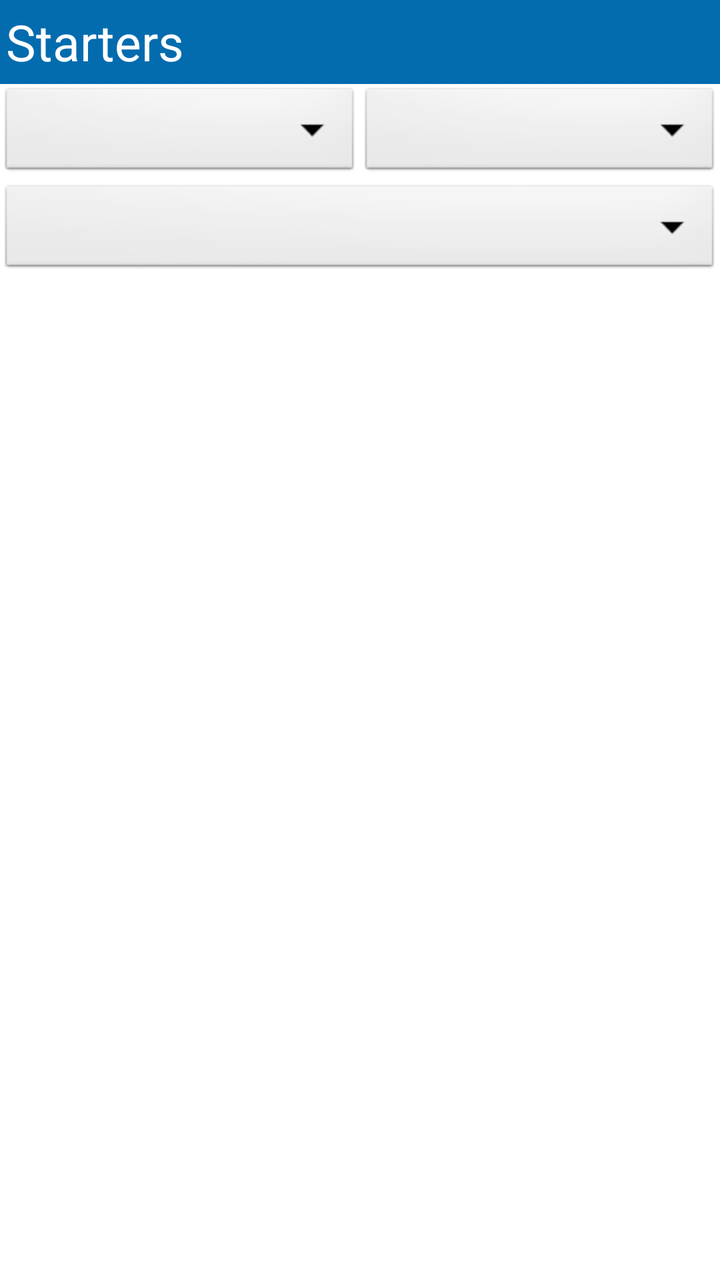
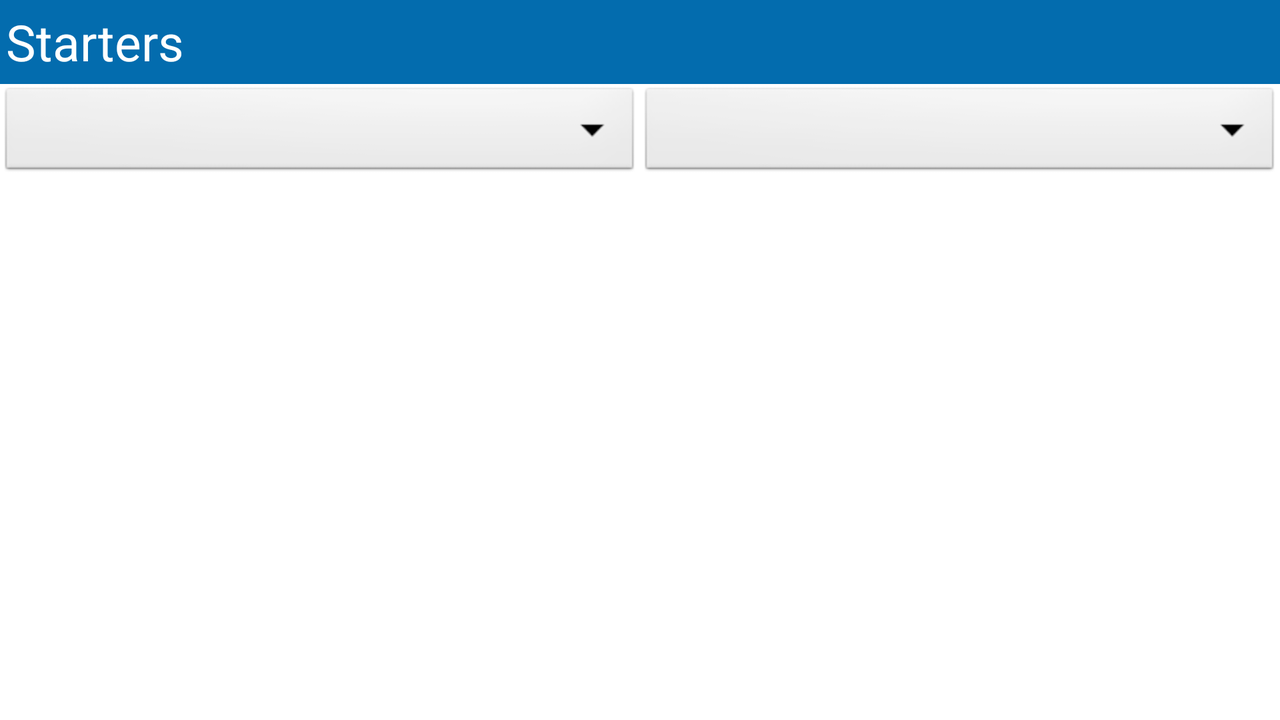

Compare how this app lays out the same screen by default and in its alternative resource folder. The renders come first, then the two layout files and the values they reference.
<!-- AndroidManifest.xml: application theme android:Theme.Light.NoTitleBar -->
<!-- res/layout/starters.xml -->
<?xml version="1.0" encoding="utf-8"?>
<RelativeLayout xmlns:android="http://schemas.android.com/apk/res/android"
    android:layout_width="fill_parent"
    android:layout_height="fill_parent" >

    <RelativeLayout
        android:id="@+id/rl_start_layout1"
        style="@style/titlebar" >

        <TextView
            style="@style/title"
            android:text="@string/starters" />

        <ProgressBar
            android:id="@+id/pb_start_bar1"
            style="@style/progressbar" />
    </RelativeLayout>

    <LinearLayout
        android:id="@+id/ll_start_layout2"
        android:layout_width="fill_parent"
        android:layout_height="wrap_content"
        android:layout_alignParentLeft="true"
        android:layout_below="@+id/rl_start_layout1" >

        <Spinner
            android:id="@+id/spi_start_year"
            android:layout_width="match_parent"
            android:layout_height="wrap_content"
            android:layout_weight="1"
            android:drawSelectorOnTop="true" />

        <Spinner
            android:id="@+id/spi_start_gameday"
            android:layout_width="match_parent"
            android:layout_height="wrap_content"
            android:layout_weight="1"
            android:drawSelectorOnTop="true" />
    </LinearLayout>

    <Spinner
        android:id="@+id/spi_start_team"
        android:layout_width="fill_parent"
        android:layout_height="wrap_content"
        android:layout_below="@+id/ll_start_layout2"
        android:drawSelectorOnTop="true" />

    <ScrollView
        android:id="@+id/sv_start_view1"
        android:layout_width="fill_parent"
        android:layout_height="wrap_content"
        android:layout_below="@+id/spi_start_team" >

        <TableLayout
            android:id="@+id/tl_start_starting"
            android:layout_width="fill_parent"
            android:layout_height="wrap_content"
            android:stretchColumns="2" >
        </TableLayout>
    </ScrollView>

</RelativeLayout>
<!-- resources referenced by this layout -->
<resources>
  <string name="starters">Starters</string>
  <style name="progressbar" parent="@android:style/Widget.ProgressBar.Small">
          <item name="android:layout_width">25dp</item>
          <item name="android:layout_height">25dp</item>
          <item name="android:layout_alignParentRight">true</item>
          <item name="android:visibility">invisible</item>
          <item name="android:layout_centerVertical">true</item>
          <item name="android:layout_marginRight">8dp</item>
      </style>
  <style name="title" parent="@android:style/TextAppearance.Medium">
          <item name="android:layout_width">match_parent</item>
          <item name="android:layout_height">wrap_content</item>
          <item name="android:layout_centerVertical">true</item>
          <item name="android:textSize">25dp</item>
          <item name="android:textColor">#FFFFFFFF</item>
          <item name="android:paddingLeft">3dp</item>
      </style>
  <style name="titlebar">
          <item name="android:layout_width">fill_parent</item>
          <item name="android:layout_height">42dp</item>
          <item name="android:layout_alignParentTop">true</item>
          <item name="android:background">@color/damps_blau</item>
      </style>
  <color name="damps_blau">#036CAE</color>
</resources>
<!-- res/layout-land/starters.xml (the repository's variant of the layout above) -->
<!-- drawn on the phone turned sideways -->
<?xml version="1.0" encoding="utf-8"?>
<RelativeLayout xmlns:android="http://schemas.android.com/apk/res/android"
    android:layout_width="fill_parent"
    android:layout_height="fill_parent" >

    <RelativeLayout
        android:id="@+id/rl_start_layout1"
        style="@style/titlebar" >

        <ImageView
            android:id="@+id/iv_start_back"
            style="@style/pic_title_left" />

        <TextView
            style="@style/title"
            android:layout_toRightOf="@+id/iv_start_back"
            android:text="@string/starters" />

        <ProgressBar
            android:id="@+id/pb_start_bar1"
            style="@style/progressbar" />
    </RelativeLayout>

    <LinearLayout
        android:id="@+id/ll_start_layout2"
        android:layout_width="fill_parent"
        android:layout_height="wrap_content"
        android:layout_alignParentLeft="true"
        android:layout_below="@+id/rl_start_layout1" >

        <Spinner
            android:id="@+id/spi_start_year"
            android:layout_width="match_parent"
            android:layout_height="wrap_content"
            android:layout_weight="1"
            android:drawSelectorOnTop="true" />

        <Spinner
            android:id="@+id/spi_start_gameday"
            android:layout_width="match_parent"
            android:layout_height="wrap_content"
            android:layout_weight="1"
            android:drawSelectorOnTop="true" />
    </LinearLayout>

    <ScrollView
        android:id="@+id/sv_start_view1"
        android:layout_width="fill_parent"
        android:layout_height="wrap_content"
        android:layout_below="@+id/ll_start_layout2" >

        <LinearLayout
            android:id="@+id/ll_start_layout3"
            android:layout_width="fill_parent"
            android:layout_height="wrap_content"
            android:baselineAligned="false" >

            <TableLayout
                android:id="@+id/tl_start_starting_left"
                android:layout_width="match_parent"
                android:layout_height="wrap_content"
                android:layout_marginLeft="3dp"
                android:layout_marginRight="3dp"
                android:layout_weight="1"
                android:orientation="vertical" >
            </TableLayout>

            <TableLayout
                android:id="@+id/tl_start_starting_right"
                android:layout_width="match_parent"
                android:layout_height="wrap_content"
                android:layout_marginLeft="3dp"
                android:layout_marginRight="3dp"
                android:layout_weight="1"
                android:orientation="vertical" >
            </TableLayout>
        </LinearLayout>
    </ScrollView>

</RelativeLayout>
<!-- resources referenced by the variant -->
<!-- as the phone turned sideways resolves them -->
<resources>
  <string name="starters">Starters</string>
  <style name="pic_title_left">
          <item name="android:layout_width">wrap_content</item>
          <item name="android:layout_height">wrap_content</item>
          <item name="android:layout_alignParentLeft">true</item>
          <item name="android:clickable">true</item>
          <item name="android:layout_centerVertical">true</item>
          <item name="android:src">@drawable/previous_item</item>
          <item name="android:onClick">back</item>
          <item name="android:contentDescription">@string/pic_back</item>
      </style>
  <style name="progressbar" parent="@android:style/Widget.ProgressBar.Small">
          <item name="android:layout_width">25dp</item>
          <item name="android:layout_height">25dp</item>
          <item name="android:layout_alignParentRight">true</item>
          <item name="android:visibility">invisible</item>
          <item name="android:layout_centerVertical">true</item>
          <item name="android:layout_marginRight">8dp</item>
      </style>
  <style name="title" parent="@android:style/TextAppearance.Medium">
          <item name="android:layout_width">match_parent</item>
          <item name="android:layout_height">wrap_content</item>
          <item name="android:layout_centerVertical">true</item>
          <item name="android:textSize">25dp</item>
          <item name="android:textColor">#FFFFFFFF</item>
          <item name="android:paddingLeft">3dp</item>
      </style>
  <style name="titlebar">
          <item name="android:layout_width">fill_parent</item>
          <item name="android:layout_height">42dp</item>
          <item name="android:layout_alignParentTop">true</item>
          <item name="android:background">@color/damps_blau</item>
      </style>
  <string name="pic_back">Back</string>
  <color name="damps_blau">#036CAE</color>
</resources>
